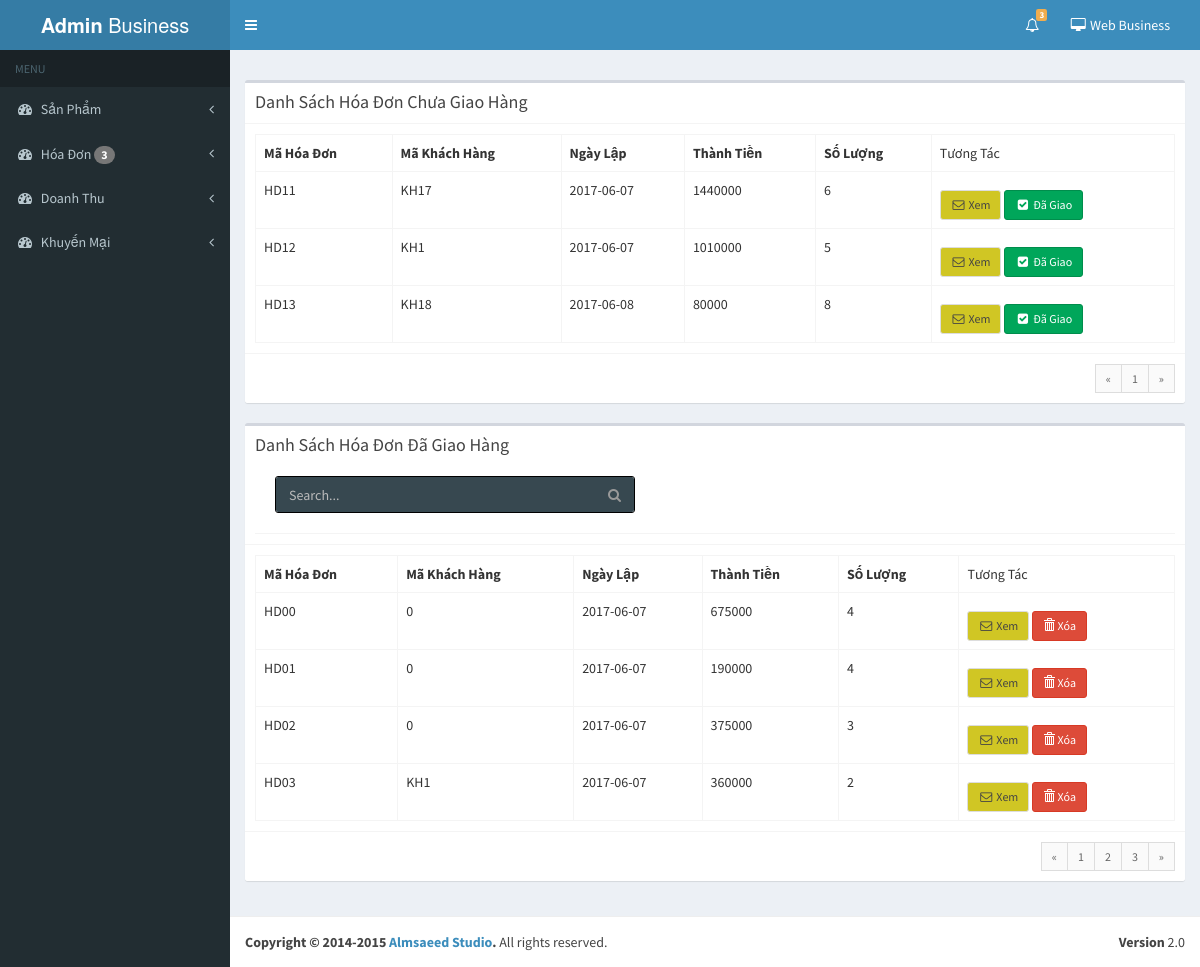
/Admin/Views/Pages/hoadon.php, run on the app's committed database.
### tables this page shows
CREATE TABLE `tbl_hoadon` (
  `Id` varchar(4) NOT NULL,
  `Id_KhacHang` varchar(4) NOT NULL,
  `NgayLap` date NOT NULL,
  `ThanhTien` double NOT NULL,
  `SoLuong` int(11) NOT NULL,
  `TrangThai` int(1) NOT NULL
);

### Admin/Controller/ctr_hoadon.php (called while the page is built, shortened)
<?php
    include_once ("../../Model/model_hoadon.php");
    $sotin = 4;
    $trang = laySoTrangHD($sotin);
    if(isset($_GET["trang"])){
        $tr = $_GET["trang"];
        if($tr > $trang){
            $tr = $trang;
        }else if($tr ==0 ){
            $tr = 1;
        }
        if($tr < 0) $tr = 1;
        $arr_hd_chua = laySoHD_ChuaXem(($tr-1)*$sotin,$sotin);
    }else{
        $tr = 1;
        $arr_hd_chua = laySoHD_ChuaXem(($tr-1)*$sotin,$sotin);
    }
    $sotinxem =4 ;
    $sotrang = laySoTrangHD_DaXem($sotinxem);
    if(isset($_POST["btntim"])){
        }else{
            $trx = 1;
            $arr_hd_da_xem = laySoHD_DaXem(($trx-1)*$sotinxem,$sotinxem);
        }
?>

### Admin/Model/model_ketnoi.php (called while the page is built)
<?php
    function connect(){
        $conn = mysqli_connect("localhost","root","","quanlybanhang") or die(mysqli_error());
        mysqli_query($conn, "SET NAMES 'utf8'");
        return $conn;
    }
?>

### Admin/Model/model_hoadon.php (called while the page is built, shortened)
<?php
    include_once ("model_ketnoi.php");
    function laySoTrangHD($count){
        $sql = "SELECT * FROM tbl_hoadon WHERE TrangThai=0";
        $result = mysqli_query(connect(),$sql);
        $tong = mysqli_num_rows($result);
        if((int)($tong%$count) > 0){
            $tong = (int)($tong/$count) + 1;
        }else $tong = (int)($tong/$count);
        return $tong;
    }
    function laySoHD_ChuaXem($start,$count){
        $sql = "SELECT * FROM tbl_hoadon WHERE TrangThai=0 LIMIT $start , $count";
        if($result = mysqli_query(connect(),$sql)){
            if(mysqli_num_rows($result)>0){
                return $result;
            }else return null;
        }else return "error";
    }
    function laySoTrangHD_DaXem($count){
        $sql = "SELECT * FROM tbl_hoadon WHERE TrangThai=1";
        $result = mysqli_query(connect(),$sql);
        $tong = mysqli_num_rows($result);
        if((int)($tong%$count) > 0){
            $tong = (int)($tong/$count) + 1;
        }else $tong = (int)($tong/$count);
        return $tong;
    }
    function laySoHD_DaXem($start,$count){
        $sql = "SELECT * FROM tbl_hoadon WHERE TrangThai='1' LIMIT $start , $count";
        if($result = mysqli_query(connect(),$sql)){
            if(mysqli_num_rows($result)>0){
                return $result;
            }else return null;
        }else return "error";
    }
?>

### Admin/Views/Pages/hoadon.php (the view, shortened to what this page needs)
<!DOCTYPE html>
<html>
<head>
    <?php
    require_once ("../Layout/Library.php");
    ?>
</head>
<body class="skin-blue">
<div class="wrapper">
    <?php require_once ("../Layout/Menu.php");?>
    <?php require_once ("../../Controller/ctr_hoadon.php");?>
    <div class="content-wrapper">
        <section class="content-header">
        </section>
        <section class="content">
            <div class="row">
                <div class="col-md-12">
                    <div class="box">
                        <div class="box-header with-border">
                            <h3 class="box-title">Danh Sách Hóa Đơn Chưa Giao Hàng</h3>
                        </div>
                        <div class="box-body">
                            <?php  if(isset($arr_hd_chua) && $arr_hd_chua != null) { ?>
                                <table class="table table-bordered">
                                    <tbody>
                                    <tr>
                                        <th>Mã Hóa Đơn</th>
                                        <th>Mã Khách Hàng</th>
                                        <th>Ngày Lập</th>
                                        <th>Thành Tiền</th>
                                        <th>Số Lượng</th>
                                        <td> Tương Tác</td>
                                    </tr>
                                    <?php
                                    while ($value = mysqli_fetch_assoc($arr_hd_chua)) {
                                        ?>
                                        <tr>
                                            <td><?php echo $value["Id"]; ?></td>
                                            <td><?php echo $value["Id_KhacHang"]; ?></td>
                                            <td><?php echo $value["NgayLap"]; ?></td>
                                            <td><?php echo $value["ThanhTien"]; ?></td>
                                            <td><?php echo $value["SoLuong"]; ?></td>
                                            <td>
                                                <div style="margin-top: 10px;">
                                                    <a href="chitiethoadon.php?chitiet=<?php echo $value["Id"];?>" class="btn btn-default btn-sm"
                                                            style="background-color: #d0c624">
                                                        <i class="fa fa-fw fa-envelope-o"></i> Xem
                                                    </a>
                                                    <a href="hoadon.php?dagiao=<?php echo $value["Id"];?>" class="btn btn-success btn-sm" >
                                                        <i class="fa fa-fw fa-check-square"></i> Đã Giao
                                                    </a>
                                                </div>
                                            </td>
                                        </tr>
                                        <?php
                                    }
                                    ?>
                                    </tbody>
                                </table>
                                <?php
                            }else{
                                echo "<h3 class='box-title' style='text-align: center'>Không có hóa đơn nào</h3>";
                            }
                            ?>
                        </div>
                        <div class="box-footer clearfix">
                            <ul class="pagination pagination-sm no-margin pull-right">
                                <?php
                                if(isset($trang) && $trang !=0){
                                    if($trang < 8){
                                        if(isset($tr)) {
                                            $tien = $tr + 1;
                                            if ($tien > $trang) $tien = $trang;
                                            $lui = $tr - 1;
                                            if ($lui == 0) $lui = 1;
                                            echo "<li><a href='hoadon.php?trang=$lui'>«</a></li>";
                                            for ($i = 0; $i < $trang; $i++) {
                                                $j = $i + 1;
                                                echo "<li><a href='hoadon.php?trang=$j'>" . $j . "</a></li>";
                                            }
                                            echo "<li><a href='hoadon.php?trang=$tien'>»</a></li>";
                                        }
                                    }
                                }
                                ?>
                            </ul>
                        </div>
                    </div>
                </div>
            </div>
            <div class="row">
                <div class="col-md-12">
                    <div class="box">
                        <div class="box-header with-border">
                            <h3 class="box-title">Danh Sách Hóa Đơn Đã Giao Hàng</h3>
                            <div class="box-header with-border">
                                <form method="post" class="sidebar-form" style="width: 40%;border: 0px">
                                    <div class="input-group" style="border-radius:3px; border:1px solid black ">
                                        <input type="text" name="tim" class="form-control" placeholder="Search..." required>
                                        <span class="input-group-btn">
                                    <button type="submit" name="btntim" id="search-btn" class="btn btn-flat">
                                      <i class="fa fa-search"></i>
                                    </button>
                                  </span>
                                    </div>
                                </form>
                            </div>
                        </div>
                        <div class="box-body">
                            <?php  if(isset($arr_hd_da_xem) && $arr_hd_da_xem != null) { ?>
                                <table class="table table-bordered">
                                    <tbody>
                                    <tr>
                                        <th>Mã Hóa Đơn</th>
                                        <th>Mã Khách Hàng</th>
                                        <th>Ngày Lập</th>
                                        <th>Thành Tiền</th>
                                        <th>Số Lượng</th>
                                        <td> Tương Tác</td>
                                    </tr>
                                    <?php
                                    while ($valuex = mysqli_fetch_assoc($arr_hd_da_xem)) {
                                        ?>
                                        <tr>
                                            <td><?php echo $valuex["Id"]; ?></td>
                                            <td><?php echo $valuex["Id_KhacHang"]; ?></td>
                                            <td><?php echo $valuex["NgayLap"]; ?></td>
                                            <td><?php echo $valuex["ThanhTien"]; ?></td>
                                            <td><?php echo $valuex["SoLuong"]; ?></td>
                                            <td>
                                                <div style="margin-top: 10px;">
                                                    <a href="chitiethoadon.php?chitiet=<?php echo $valuex["Id"];?>" class="btn btn-default btn-sm"
                                                            style="background-color: #d0c624">
                                                        <i class="fa fa-fw fa-envelope-o"></i> Xem
                                                    </a>
                                                    <a href="hoadon.php?dagiao=<?php echo $valuex["Id"];?>" class="btn btn-danger btn-sm" >
                                                        <span class="glyphicon glyphicon-trash"></span> Xóa
                                                    </a>
                                                </div>
                                            </td>
                                        </tr>
                                        <?php
                                    }
                                    ?>
                                    </tbody>
                                </table>
                                <?php
                            }else{
                                echo "<h3 class='box-title' style='text-align: center'>Không có hóa đơn nào</h3>";
                            }
                            ?>
                        </div>
                        <div class="box-footer clearfix">
                            <ul class="pagination pagination-sm no-margin pull-right">
                                <?php
                                if(isset($sotrang)){
                                    if($sotrang < 8){
                                        if(isset($trx)){
                                            $tienx = $trx + 1;
                                            $luix = $trx - 1;
                                            if($luix == 0 ) $luix = 1;
                                        }
                                        echo "<li><a href='hoadon.php?page=$luix'>«</a></li>";
                                        for ($ix=0;$ix<$sotrang;$ix++){
                                            $jx = $ix +1;
                                            echo "<li><a href='hoadon.php?page=$jx'>".$jx."</a></li>";
                                        }
                                        echo "<li><a href='hoadon.php?page=$tienx'>»</a></li>";
                                    }
                                }
                                ?>
                            </ul>
                        </div>
                    </div>
                </div>
            </div>
        </section>
    </div>
    <footer class="main-footer">
        <div class="pull-right hidden-xs">
            <b>Version</b> 2.0
        </div>
        <strong>Copyright &copy; 2014-2015 <a href="http://almsaeedstudio.com">Almsaeed Studio</a>.</strong> All rights reserved.
    </footer>
</div>
</body>
</html>

### data on the page
tbl_hoadon: Id "HD11", Id_KhacHang "KH17", NgayLap "2017-06-07", ThanhTien "1440000", SoLuong "6"
tbl_hoadon: Id "HD12", Id_KhacHang "KH1", NgayLap "2017-06-07", ThanhTien "1010000", SoLuong "5"
tbl_hoadon: Id "HD13", Id_KhacHang "KH18", NgayLap "2017-06-08", ThanhTien "80000", SoLuong "8"
tbl_hoadon: Id "HD00", Id_KhacHang "0", NgayLap "2017-06-07", ThanhTien "675000", SoLuong "4"
tbl_hoadon: Id "HD01", Id_KhacHang "0", NgayLap "2017-06-07", ThanhTien "190000", SoLuong "4"
tbl_hoadon: Id "HD02", Id_KhacHang "0", NgayLap "2017-06-07", ThanhTien "375000", SoLuong "3"
tbl_hoadon: Id "HD03", Id_KhacHang "KH1", NgayLap "2017-06-07", ThanhTien "360000", SoLuong "2"

### other printed values
$donhang "3"
$j "1"
$jx "1"
$jx "2"
$jx "3"
